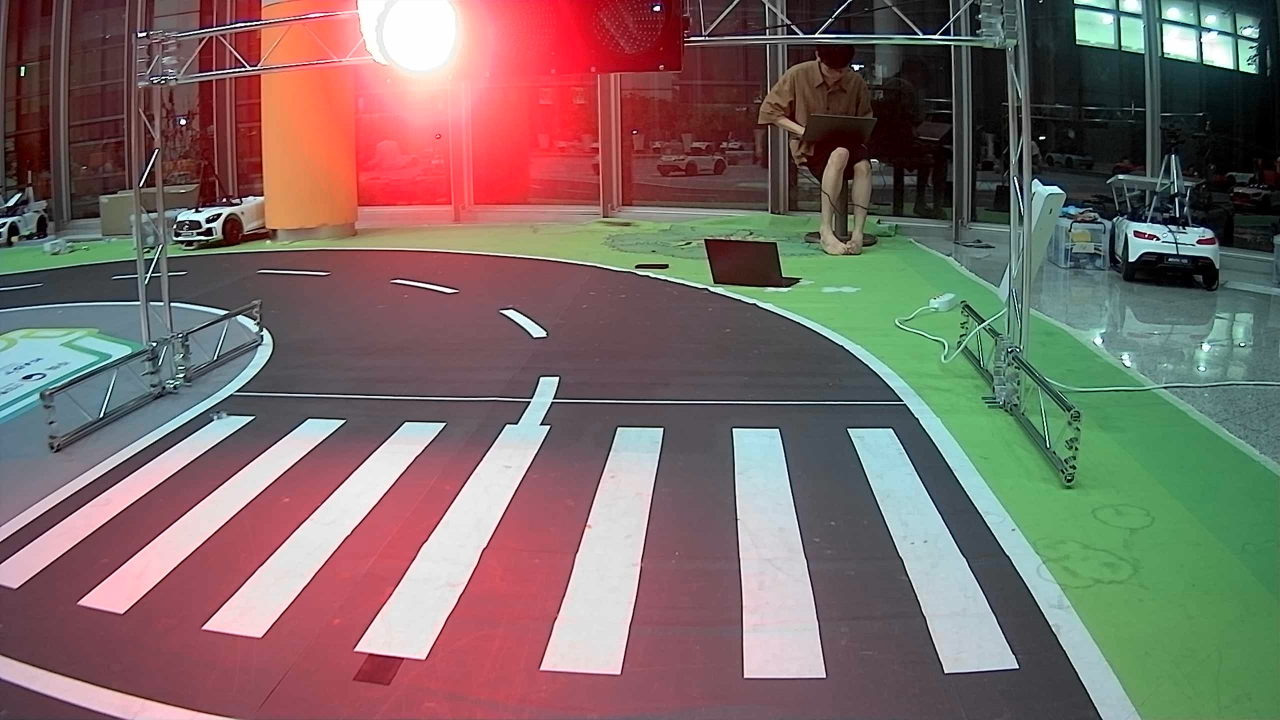
#> input picture video/KakaoTalk_Photo_2023-07-16-00-55-59 001.jpeg, 2560 x 1440 px, given in place of KakaoTalk_Video_2023-07-16-01-08-06.mp4, which was not available (shown at 1/2 size)
$ python traffic.py
#> lines starting #> are read from the running program, lines starting #| are printed output that depends on the picture; after the words box and inside, x2 and y2 are one past the last pixel; in counts of white or black regions, pixels touching at a corner belong together; long printed decimals are rounded; pictures that were not available may be replaced by others from this repository, and a replacement may not be noted
import cv2
import numpy as np
import matplotlib.pyplot as plt
import math

# 이미지파일을 컬러로 읽어온다.
cap = cv2.VideoCapture('/Users/jeong-inhyuk/Hyuk/vscode/Team_Macaron/video/KakaoTalk_Video_2023-07-16-01-08-06.mp4')
data = []

def color_filter(image):
    """
        HLS 필터 사용

        lower & upper : 흰색으로 판단할 minimum pixel 값
        white_mask : lower과 upper 사이의 값만 남긴 mask
        masked : cv2.bitwise_and() 함수를 통해 흰색인 부분 제외하고는 전부 검정색 처리
    """
    rgb = cv2.cvtColor(image, cv2.COLOR_BGR2RGB)

    # lower & upper : 흰색으로 판단할 minimum pixel 값, maximum pixel 값
    lower = np.array([200, 200, 200])
    upper = np.array([255, 255, 255])

    #masked : cv2.bitwise_and() 함수를 통해 흰색인 부분 제외하고는 전부 검정색 처리
    white_mask = cv2.inRange(rgb, lower, upper)

    # betwise를 통해 원본 이미지에 mask 적용
    mask = cv2.bitwise_and(image, image, mask = white_mask)

    return mask

def warpping(image):
    """
        차선을 BEV로 변환하는 함수

        Return
        1) _image : BEV result image
        2) minv : inverse matrix of BEV conversion matrix
    """

    source = np.float32([[350, 300], [0, 720], [930, 300], [1280, 720]])
    destination = np.float32([[0, 0], [0, 720], [1280, 0], [1280, 720]])

    transform_matrix = cv2.getPerspectiveTransform(source, destination)
    minv = cv2.getPerspectiveTransform(destination, source)
    _image = cv2.warpPerspective(image, transform_matrix, (1280, 720))

    return _image, minv

def add_sample(new_sample):
    global data
    if len(data) < 2:
        data.append(new_sample)
    else:
        data = data[1:] + [new_sample]
    return data

# 이미지의 높이와 너비를 갖고온다.
while True:
    retval, img = cap.read()
#> img is the input picture: shape (1440, 2560, 3); mean B, G, R 102.6, 107.3, 123.5
    if not(retval):	# 프레임정보를 정상적으로 읽지 못하면
        break  # while문을 빠져나가기

    warpped_img, minverse = warpping(img)
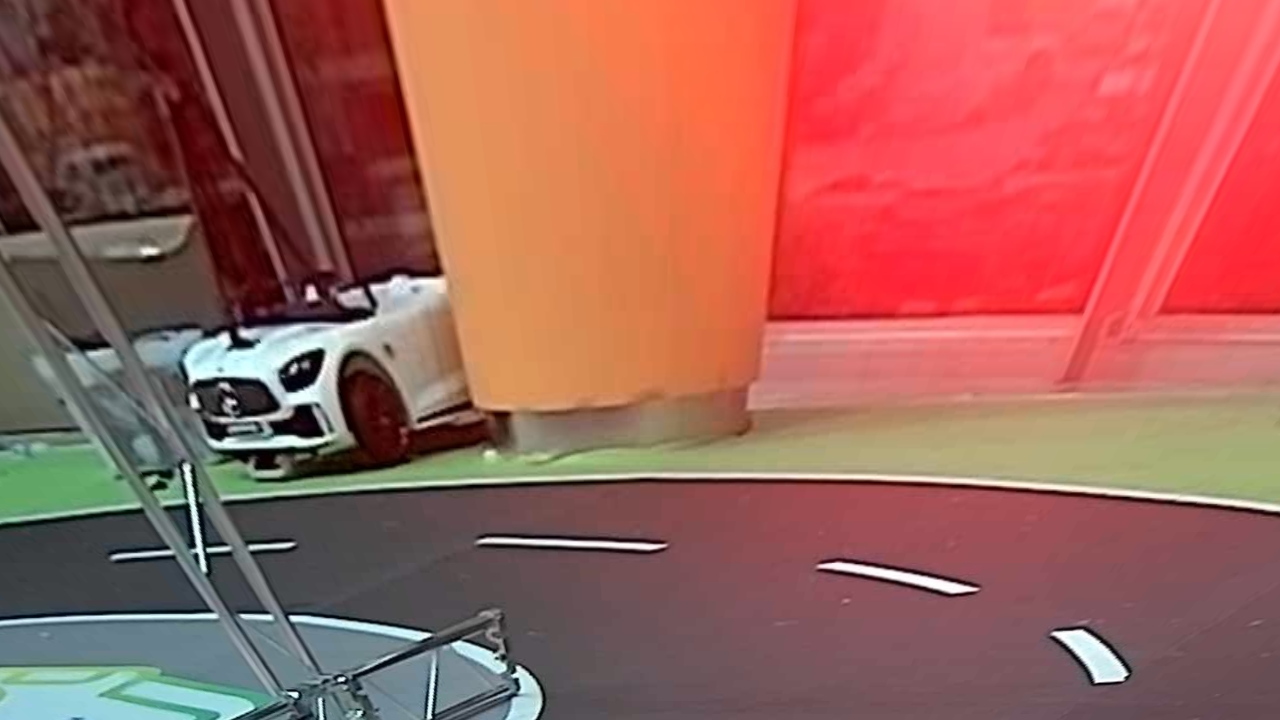
#> warpped_img: shape (720, 1280, 3); mean B, G, R 87.7, 95.6, 161.1
#> minverse = [[0.453, -0.486, 350], [0, 0.0365, 300], [0, -0.00076, 1]]

    blurred_img = cv2.GaussianBlur(warpped_img, (0,0), 2)

    roi2 = blurred_img[600:720, 250:1150]
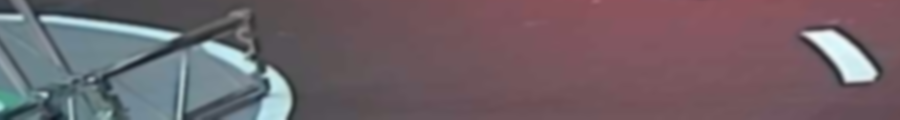
#> roi2: shape (120, 900, 3); mean B, G, R 103.9, 97.3, 111.7

    w_f_img = color_filter(roi2)
#> in color_filter, `white_mask = cv2.inRange(rgb, lower, upper)`:
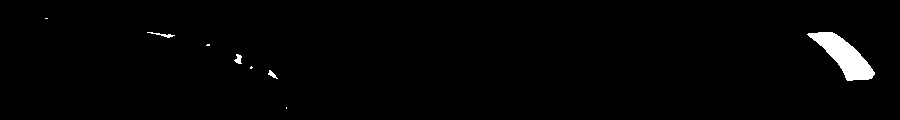
#> white_mask: shape (120, 900); 1.5% white; 8 white regions (4 under 20 px), largest, box (x1, y1, x2, y2) and area: (807, 32, 875, 81) 1454, (147, 32, 175, 38) 54, (234, 54, 242, 64) 50, (268, 70, 278, 79) 38

    _gray = cv2.cvtColor(w_f_img, cv2.COLOR_BGR2GRAY)

    ret, thresh = cv2.threshold(_gray, 170, 255, cv2.THRESH_BINARY)

    canny_img = cv2.Canny(thresh, 60, 180)
#> canny_img: shape (120, 900); 0.31% white in thin lines or dots, all inside (x1, y1, x2, y2) = (44, 17, 875, 109)

    lines = cv2.HoughLines(canny_img, rho=1, theta = np.pi/180, threshold = 100)
#> lines = None

        # Hough line detection 후 lines이 발견되면 thresh에 추출된 직선 그리기

    height,width = img.shape[:2]
#> height = 1440; width = 2560

    # hsv이미지로 변환한다.
    hsv = cv2.cvtColor(img, cv2.COLOR_BGR2HSV)
#> hsv: shape (1440, 2560, 3); mean H, S, V 106, 88.2, 138.7

        # color range
    lower_red1 = np.array([0,100,100])
    upper_red1 = np.array([10,255,255])
    lower_red2 = np.array([160,100,100])
    upper_red2 = np.array([180,255,255])
    lower_green = np.array([40,50,50])
    upper_green = np.array([90,255,255])

    mask1 = cv2.inRange(hsv, lower_red1, upper_red1)
#> mask1: shape (1440, 2560); 3.7% white; 603 white regions (510 under 20 px), largest, box (x1, y1, x2, y2) and area: (474, 130, 1065, 468) 62343, (1039, 138, 1458, 432) 36833, (501, 37, 703, 134) 14769
    mask2 = cv2.inRange(hsv, lower_red2, upper_red2)
#> mask2: shape (1440, 2560); 16.5% white; 1052 white regions (956 under 20 px), largest, box (x1, y1, x2, y2) and area: (64, 911, 1409, 1440) 378646, (584, 0, 1441, 432) 162444, (638, 502, 1119, 593) 26713
    maskg = cv2.inRange(hsv, lower_green, upper_green)
#> maskg: shape (1440, 2560); 18.7% white; 773 white regions (665 under 20 px), largest, box (x1, y1, x2, y2) and area: (1105, 358, 2560, 1440) 606219, (0, 463, 316, 550) 14928, (2149, 15, 2323, 257) 14521

    maskr = cv2.add(mask1, mask2)
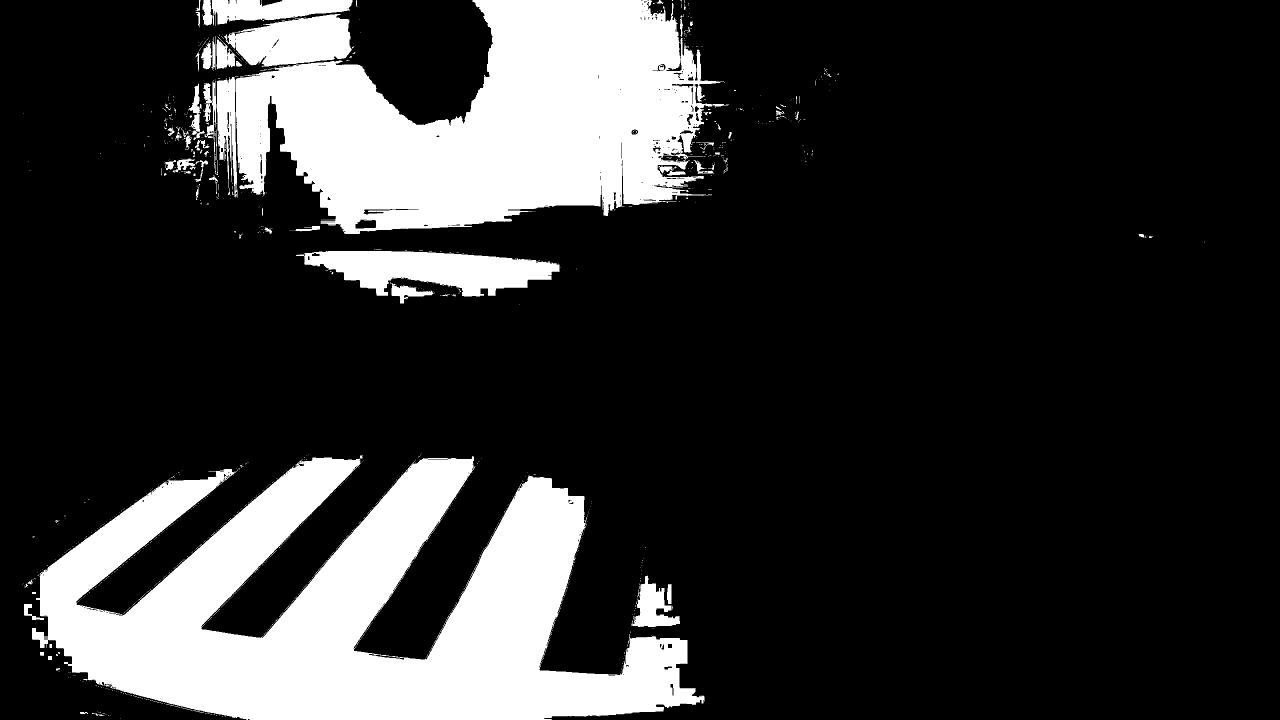
#> maskr: shape (1440, 2560) (shown at 1/2 size); 20.2% white; 1121 white regions (1037 under 20 px), largest, box (x1, y1, x2, y2) and area: (64, 911, 1409, 1440) 379015, (471, 0, 1458, 468) 281550, (592, 502, 1119, 593) 28600

    img_result = cv2.bitwise_and(hsv, hsv, mask = maskr + maskg)
#> img_result: shape (1440, 2560, 3); mean H, S, V 42.1, 48.1, 64.9
    img_result = cv2.erode(img_result, None, iterations=5)
#> img_result: shape (1440, 2560, 3); mean H, S, V 33.6, 38.4, 51.9
    img_result = cv2.dilate(img_result, None, iterations=5)
#> img_result: shape (1440, 2560, 3); mean H, S, V 39.5, 44.7, 60.6
    roi = img_result[0:150, 100:800]
#> roi: shape (150, 700, 3); mean H, S, V 14, 48, 66.5

    h, s, v = cv2.split(roi)
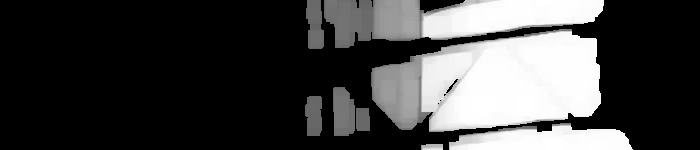
#> v: shape (150, 700); min 0, max 255, mean 66.5
    total_sum = int(np.sum(h)/h.size)
#> total_sum = 14
    condition1 = np.logical_and(h >= 0, h <= 10)
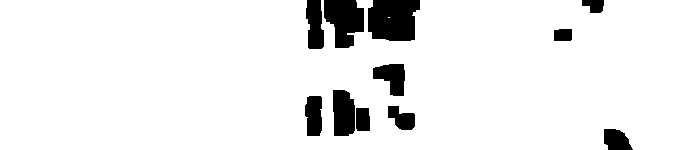
#> condition1: shape (150, 700) bool; 92.6% white; 11 black regions, largest, box (x1, y1, x2, y2) and area: (368, 0, 420, 41) 1859, (324, 0, 364, 48) 1400, (333, 90, 355, 136) 912
    condition2 = np.logical_and(s >= 100, s <= 255)
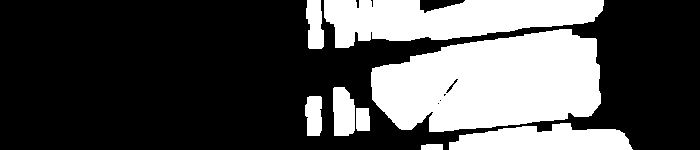
#> condition2: shape (150, 700) bool; 31.6% white; 8 white regions, largest, box (x1, y1, x2, y2) and area: (371, 29, 601, 132) 17846, (324, 0, 604, 48) 9040, (449, 123, 633, 150) 3588
    condition3 = np.logical_and(v >= 100, v <= 255)

    condition4 = np.logical_and(h >= 160, h <= 180)

# 결과 배열 생성
    result = np.where(np.logical_or(np.logical_and(condition1, condition2, condition3),
                                np.logical_and(condition4, condition2, condition3)), 1, 0)
    total_one_sum = np.sum(result)
#> total_one_sum = 7816
    data = add_sample(total_sum)
#> data = [14]
    a = 100
    if lines is not None:

        for line in lines:
            # Extract line parameters
            rho, theta = line[0]
            a = np.cos(theta)
            b = np.sin(theta)
            x0 = a * rho
            y0 = b * rho
            x1 = int(x0 + 1000 * (-b))
            y1 = int(y0 + 1000 * (a))
            x2 = int(x0 - 1000 * (-b))
            y2 = int(y0 - 1000 * (a))
            cv2.line(thresh, (x1, y1), (x2, y2), (255, 0, 0), 5)

            # print(total_one_sum)
    # print(a)

    if (a * 180 / math.pi > -5 and a * 180 / math.pi < 5) and total_one_sum > 9000:  # stop
        if len(data) == 2:  # start
            if abs(data[0] - data[1]) > 40:

                print("go!!!")
            else:

                print("stop!!!")

    print("angle: ",a*180/math.pi, "total_one_sum: ", total_one_sum, "total_sum: ", data)
#| angle:  5729.578 total_one_sum:  7816 total_sum:  [14]


    cv2.imshow('lane', thresh)
    cv2.imshow('detected results', roi)
    cv2.waitKey(1)
    # cv2.imshow('maskr', maskr)
    # cv2.imshow('maskg', maskg)
    # cv2.imshow('masky', masky)

$ run again, on video/KakaoTalk_Photo_2023-07-16-00-55-59 002.jpeg
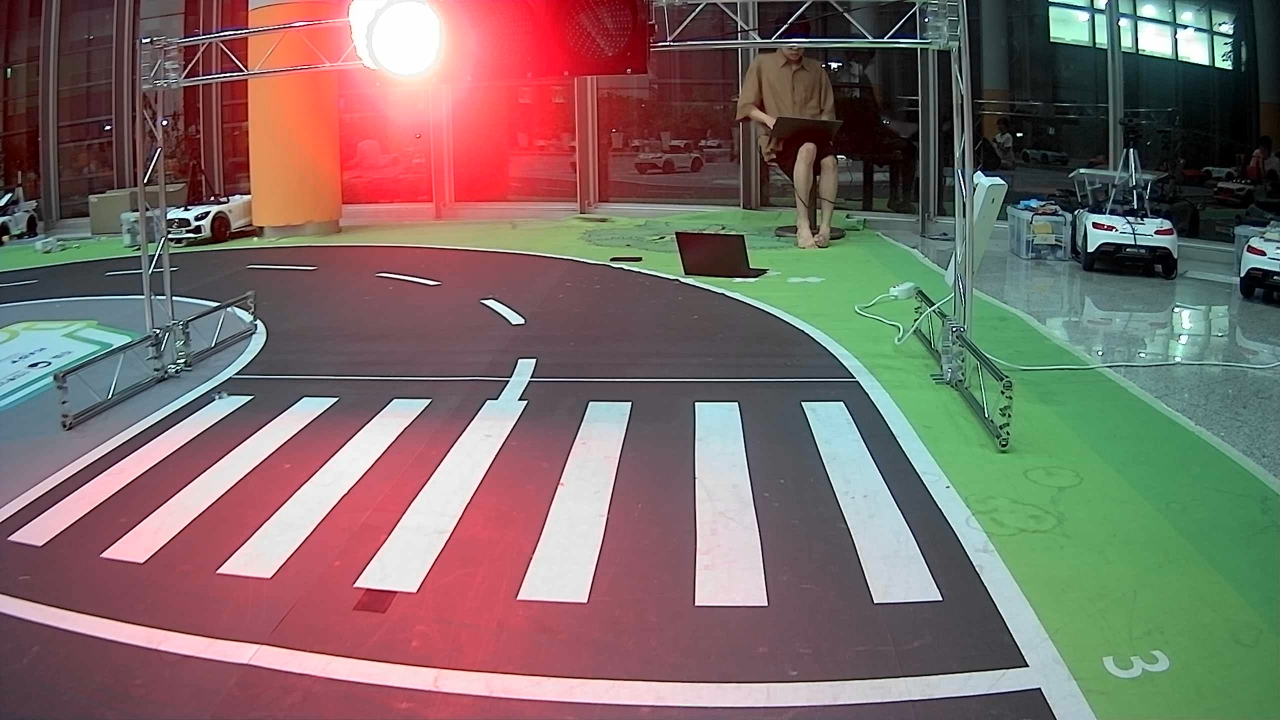
#> input picture video/KakaoTalk_Photo_2023-07-16-00-55-59 002.jpeg, 2560 x 1440 px, given in place of KakaoTalk_Video_2023-07-16-01-08-06.mp4, which was not available (shown at 1/2 size)
#> img is the input picture: shape (1440, 2560, 3); mean B, G, R 102.9, 108, 123.7
#> minverse = [[0.453, -0.486, 350], [0, 0.0365, 300], [0, -0.00076, 1]]
#> in color_filter, `white_mask = cv2.inRange(rgb, lower, upper)`:
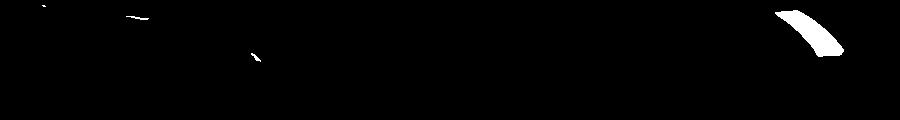
#> white_mask: shape (120, 900); 1.3% white; 4 white regions (1 under 20 px), largest, box (x1, y1, x2, y2) and area: (775, 10, 844, 57) 1338, (126, 16, 149, 20) 40, (251, 53, 261, 62) 32
#> canny_img: shape (120, 900); 0.25% white in thin lines or dots, all inside (x1, y1, x2, y2) = (42, 4, 844, 62)
#> lines = None
#> hsv: shape (1440, 2560, 3); mean H, S, V 107.7, 90, 139.5
#> mask1: shape (1440, 2560); 3.2% white; 638 white regions (533 under 20 px), largest, box (x1, y1, x2, y2) and area: (445, 131, 1331, 464) 81654, (475, 52, 669, 140) 13166, (480, 0, 676, 56) 6735
#> mask2: shape (1440, 2560); 16.9% white; 1028 white regions (923 under 20 px), largest, box (x1, y1, x2, y2) and area: (79, 848, 1343, 1359) 336465, (663, 0, 1363, 434) 156778, (140, 1267, 1265, 1440) 76475
#> maskg: shape (1440, 2560); 20.1% white; 831 white regions (703 under 20 px), largest, box (x1, y1, x2, y2) and area: (1040, 352, 2560, 1440) 666773, (0, 430, 282, 544) 13754, (0, 635, 286, 739) 10694
#> maskr: shape (1440, 2560); 20.1% white; 1033 white regions (937 under 20 px), largest, box (x1, y1, x2, y2) and area: (79, 848, 1343, 1359) 338657, (444, 0, 1363, 464) 257295, (140, 1267, 1265, 1440) 76475
#> roi: shape (150, 700, 3); mean H, S, V 10.9, 42.9, 62.2
#> total_sum = 10
#> condition1: shape (150, 700) bool; 94.3% white; 8 black regions, largest, box (x1, y1, x2, y2) and area: (345, 0, 393, 56) 2343, (555, 0, 595, 39) 1013, (566, 52, 587, 81) 548
#> `condition2 = np.logical_and(s >= 100, s <= 255)`:
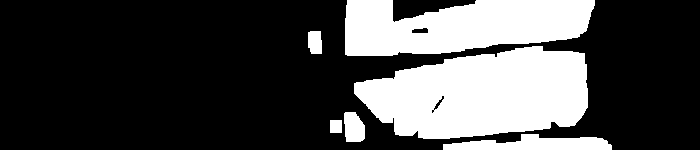
#> condition2: shape (150, 700) bool; 28.2% white; 6 white regions, box (x1, y1, x2, y2) and area: (354, 46, 588, 139) 16016, (345, 0, 595, 56) 10821, (443, 134, 612, 150) 1778, (344, 112, 365, 142) 531, (308, 31, 322, 54) 297, (330, 120, 342, 133) 156
#> total_one_sum = 5937
#> data = [10]
#| angle:  5729.578 total_one_sum:  5937 total_sum:  [10]
